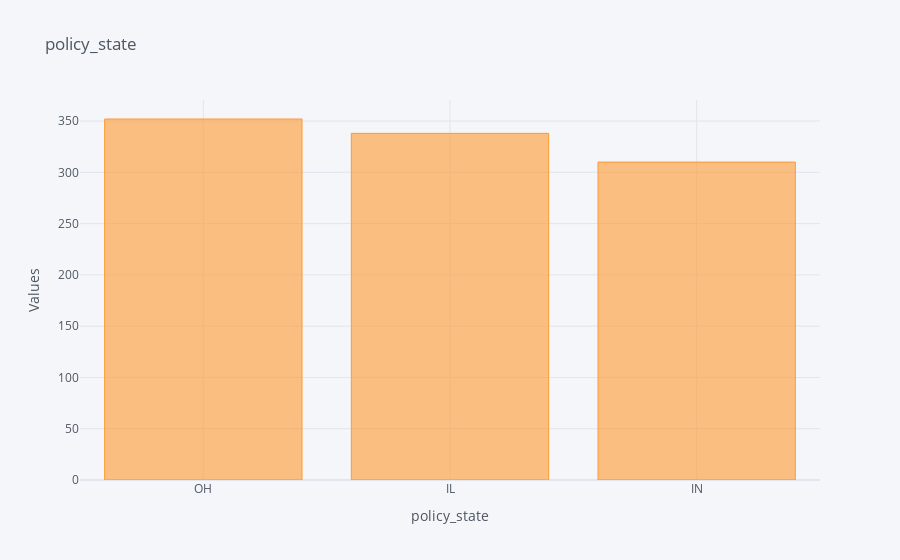
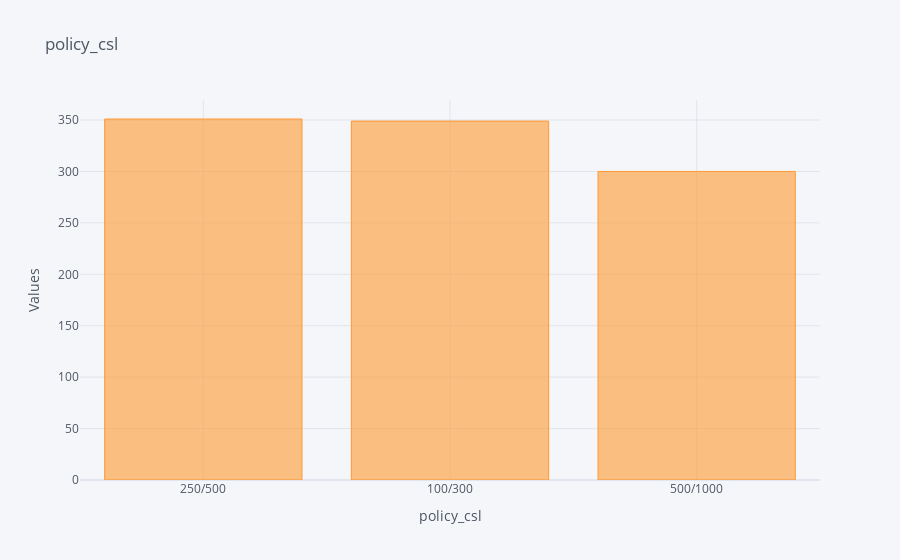
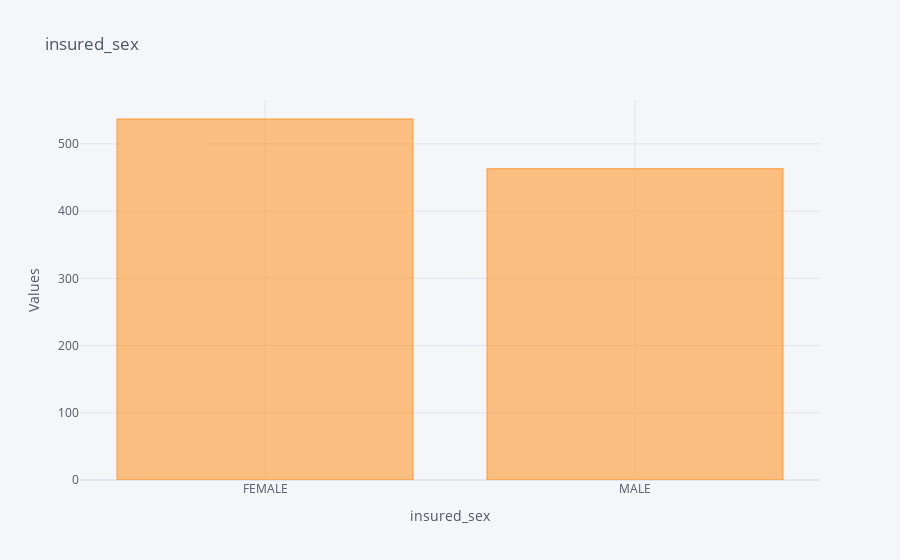
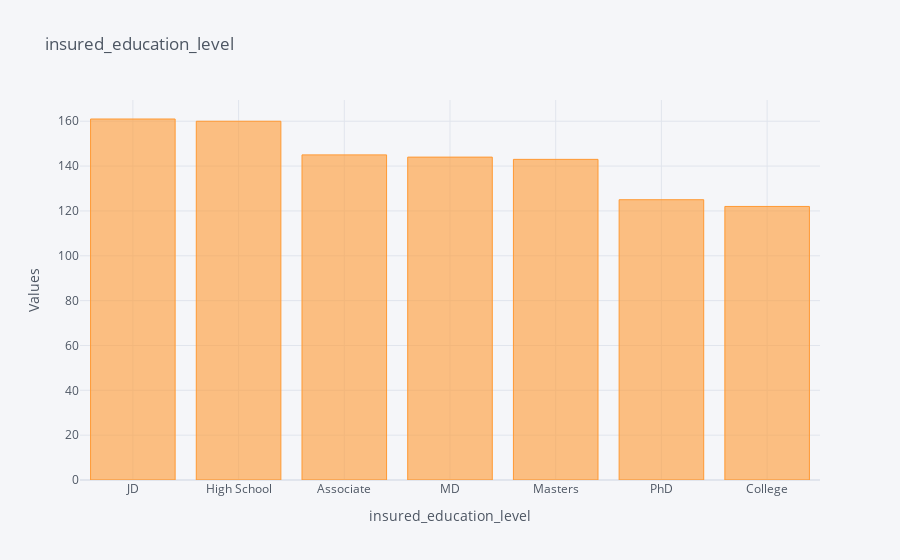

Notebook source saved alongside these figures, in order:
### Code cell
%run $prj_root/1.EDA/EDA2.ipynb

### Figure 1 — Plotly figure (JSON) as saved in the notebook; plotly's stock layout.template omitted (floating-point values rounded to 4 significant figures)
{"data": [{"marker": {"color": "rgba(255, 153, 51, 0.6)", "line": {"color": "rgba(255, 153, 51, 1.0)", "width": 1}}, "name": "count", "orientation": "v", "text": "", "type": "bar", "x": ["OH", "IL", "IN"], "y": [352, 338, 310]}], "layout": {"legend": {"bgcolor": "#F5F6F9", "font": {"color": "#4D5663"}}, "paper_bgcolor": "#F5F6F9", "plot_bgcolor": "#F5F6F9", "title": {"font": {"color": "#4D5663"}, "text": "policy_state"}, "xaxis": {"gridcolor": "#E1E5ED", "showgrid": true, "tickfont": {"color": "#4D5663"}, "title": {"font": {"color": "#4D5663"}, "text": "policy_state"}, "zerolinecolor": "#E1E5ED"}, "yaxis": {"gridcolor": "#E1E5ED", "showgrid": true, "tickfont": {"color": "#4D5663"}, "title": {"font": {"color": "#4D5663"}, "text": "Values"}, "zerolinecolor": "#E1E5ED"}}}

### Figure 2 — Plotly figure (JSON) as saved in the notebook; plotly's stock layout.template omitted (floating-point values rounded to 4 significant figures)
{"data": [{"marker": {"color": "rgba(255, 153, 51, 0.6)", "line": {"color": "rgba(255, 153, 51, 1.0)", "width": 1}}, "name": "count", "orientation": "v", "text": "", "type": "bar", "x": ["250/500", "100/300", "500/1000"], "y": [351, 349, 300]}], "layout": {"legend": {"bgcolor": "#F5F6F9", "font": {"color": "#4D5663"}}, "paper_bgcolor": "#F5F6F9", "plot_bgcolor": "#F5F6F9", "title": {"font": {"color": "#4D5663"}, "text": "policy_csl"}, "xaxis": {"gridcolor": "#E1E5ED", "showgrid": true, "tickfont": {"color": "#4D5663"}, "title": {"font": {"color": "#4D5663"}, "text": "policy_csl"}, "zerolinecolor": "#E1E5ED"}, "yaxis": {"gridcolor": "#E1E5ED", "showgrid": true, "tickfont": {"color": "#4D5663"}, "title": {"font": {"color": "#4D5663"}, "text": "Values"}, "zerolinecolor": "#E1E5ED"}}}

### Figure 3 — Plotly figure (JSON) as saved in the notebook; plotly's stock layout.template omitted (floating-point values rounded to 4 significant figures)
{"data": [{"marker": {"color": "rgba(255, 153, 51, 0.6)", "line": {"color": "rgba(255, 153, 51, 1.0)", "width": 1}}, "name": "count", "orientation": "v", "text": "", "type": "bar", "x": ["FEMALE", "MALE"], "y": [537, 463]}], "layout": {"legend": {"bgcolor": "#F5F6F9", "font": {"color": "#4D5663"}}, "paper_bgcolor": "#F5F6F9", "plot_bgcolor": "#F5F6F9", "title": {"font": {"color": "#4D5663"}, "text": "insured_sex"}, "xaxis": {"gridcolor": "#E1E5ED", "showgrid": true, "tickfont": {"color": "#4D5663"}, "title": {"font": {"color": "#4D5663"}, "text": "insured_sex"}, "zerolinecolor": "#E1E5ED"}, "yaxis": {"gridcolor": "#E1E5ED", "showgrid": true, "tickfont": {"color": "#4D5663"}, "title": {"font": {"color": "#4D5663"}, "text": "Values"}, "zerolinecolor": "#E1E5ED"}}}

### Figure 4 — Plotly figure (JSON) as saved in the notebook; plotly's stock layout.template omitted (floating-point values rounded to 4 significant figures)
{"data": [{"marker": {"color": "rgba(255, 153, 51, 0.6)", "line": {"color": "rgba(255, 153, 51, 1.0)", "width": 1}}, "name": "count", "orientation": "v", "text": "", "type": "bar", "x": ["JD", "High School", "Associate", "MD", "Masters", "PhD", "College"], "y": [161, 160, 145, 144, 143, 125, 122]}], "layout": {"legend": {"bgcolor": "#F5F6F9", "font": {"color": "#4D5663"}}, "paper_bgcolor": "#F5F6F9", "plot_bgcolor": "#F5F6F9", "title": {"font": {"color": "#4D5663"}, "text": "insured_education_level"}, "xaxis": {"gridcolor": "#E1E5ED", "showgrid": true, "tickfont": {"color": "#4D5663"}, "title": {"font": {"color": "#4D5663"}, "text": "insured_education_level"}, "zerolinecolor": "#E1E5ED"}, "yaxis": {"gridcolor": "#E1E5ED", "showgrid": true, "tickfont": {"color": "#4D5663"}, "title": {"font": {"color": "#4D5663"}, "text": "Values"}, "zerolinecolor": "#E1E5ED"}}}
